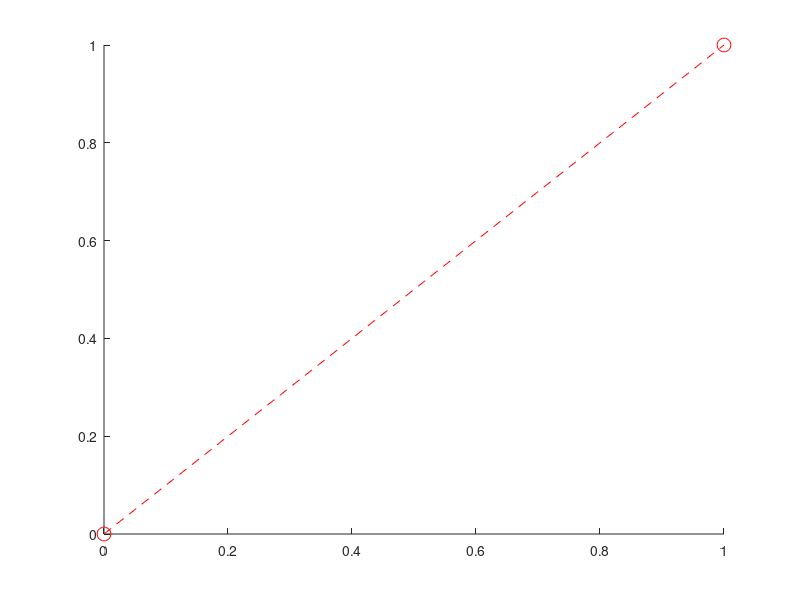

The MATLAB source for this figure: (Note: this script raises an error after producing the figure.)
function [ result ] = cqpickslope( ax )
% The function starts a while loop for continuing picking slopes
% press q to stop, left click to select two points for slope
% calculation

if ~exist('ax','var')
    ax = gca;
end
button = 1;
disp('press q to stop left click to pick...');
disp('please pick continued two points for slope calculation');
result = [];
n = 1;
axes(ax);
h_line = line(...
    'color','r',...
    'marker','o',...
    'markersize',10,...
    'linestyle','--');
h_text = text(...
    'fontsize',20,...
    'color','b');
h_line.XData = []; h_line.YData = [];
while button~=double('q')
    % continue picking untill user press q
    for k = 1:2
        [x(k),y(k),button] = ginput(1);
        if button==double('q')
            try
                delete(h_line);
                delete(h_text);
            catch
            end
            return
        else
            
            if k==1
                h_text.String = [];
                h_line.XData = x(k);
                h_line.YData = y(k);
            else
                h_line.XData(k) = x(k);
                h_line.YData(k) = y(k);
            end
        end
    end
    if diff(x)~=0
        result(n) = diff(y)/diff(x);
    else
        result(n) = nan;
    end
    % give text
    h_text.Position = [mean(x),mean(y)];
    h_text.String = num2str(result(n));
    n = n + 1;
end
end


